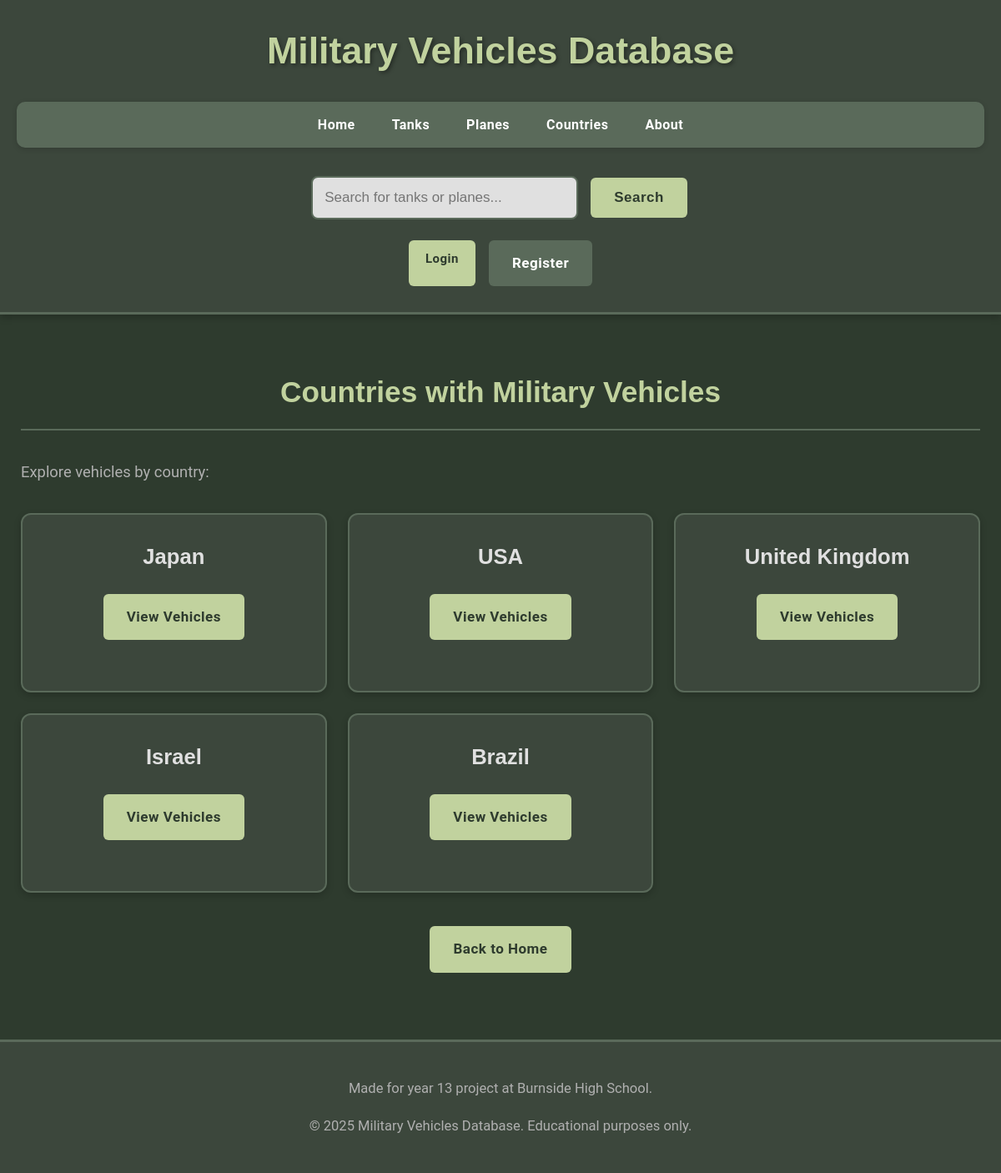
Page /countries on the earlier database version.
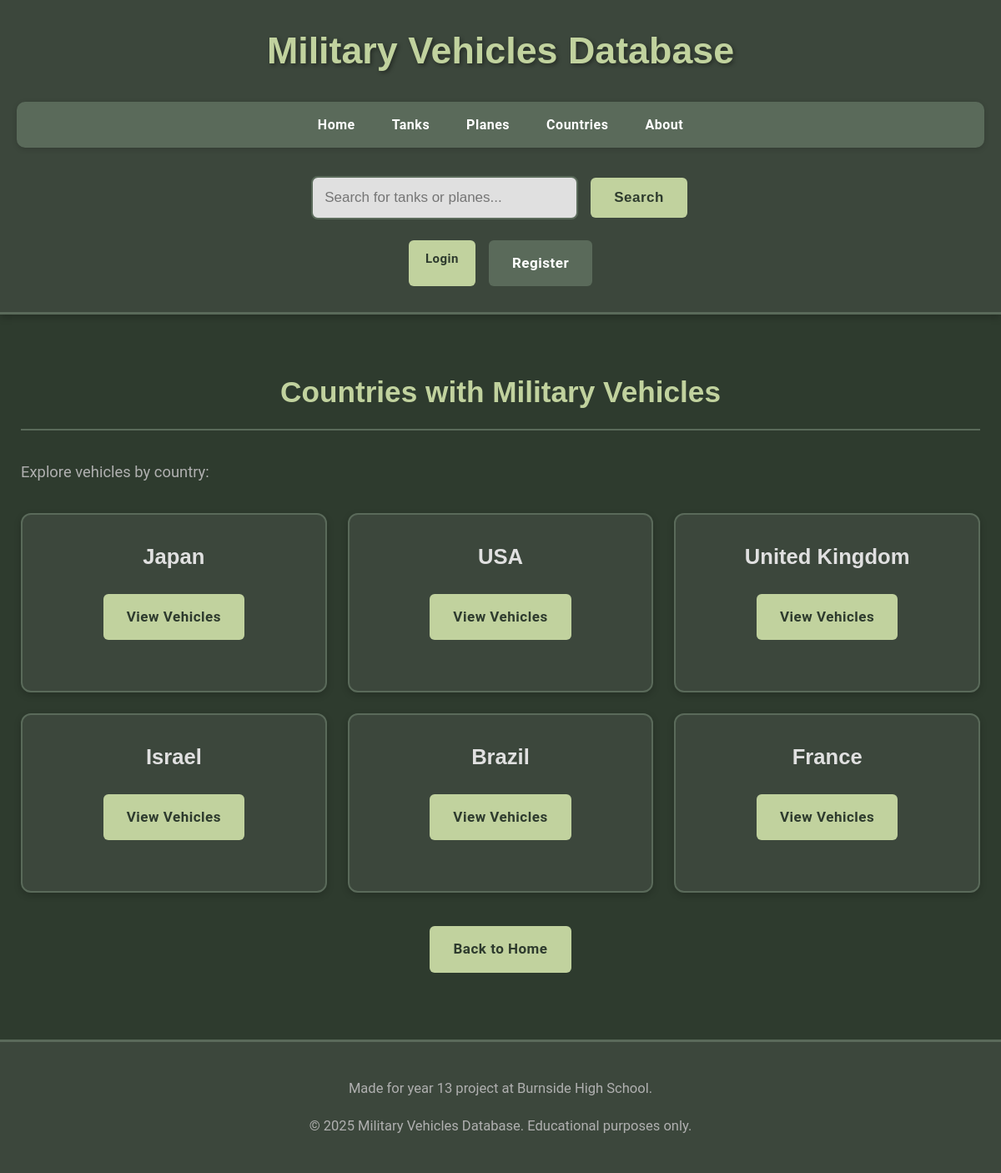
Same page on the later database version.
### app/models.py (models this page shows, shortened)
class Country(db.Model):
    __tablename__ = 'country'
    id = db.Column(db.Integer, primary_key=True)
    name = db.Column(db.String(100), nullable=False, unique=True)

### app/routes.py (the view)
@app.route('/countries')
def countries_list():
    countries = Country.query.all()
    return render_template('countries.html', countries=countries)

### app/templates/countries.html (shortened to what this page needs)
<!DOCTYPE html>
{% extends "layout.html" %}
{% block content %}
<h2>Countries with Military Vehicles</h2>
{% if countries %}
    <p>Explore vehicles by country:</p>
    <div class="tables-grid">
        {% for country in countries %}
            <div class="table-card">
                <h3>{{ country.name }}</h3>
                <p><a href="{{ url_for('vehicles_by_country', country_id=country.id) }}" class="menu-button">View Vehicles</a></p>
            </div>
        {% endfor %}
    </div>
{% else %}
    <p>No countries found in the database yet.</p>
{% endif %}
<div class="navigation-buttons">
    <a href="{{ url_for('homepage') }}" class="menu-button">Back to Home</a>
</div>
{% endblock %}

Differences in the rows shown:
added Country: name "France"
